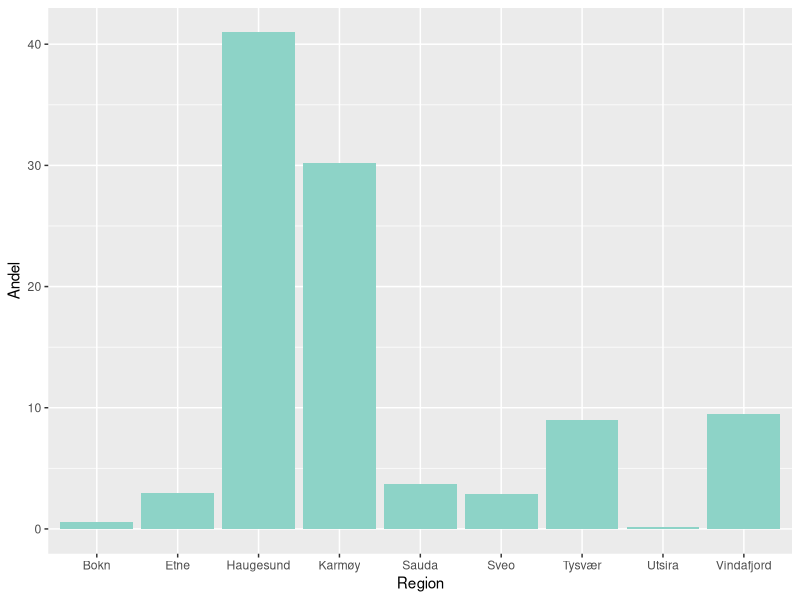
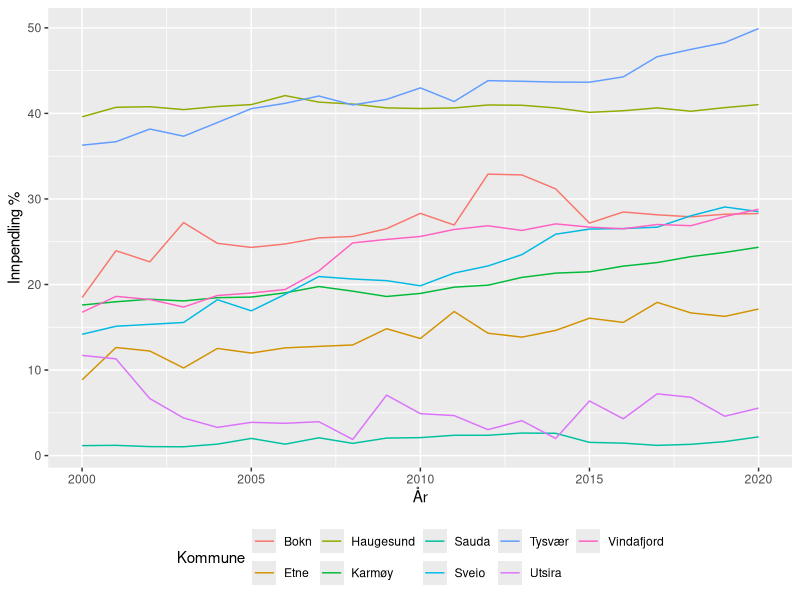
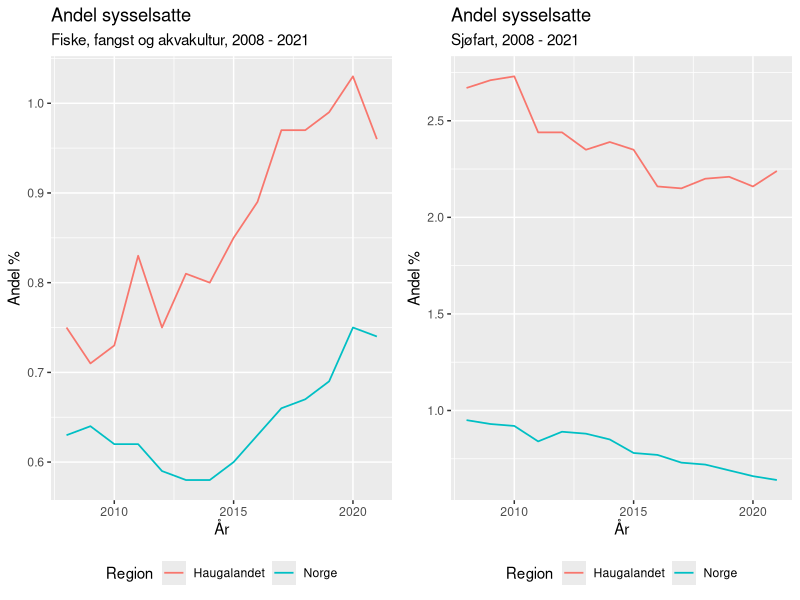
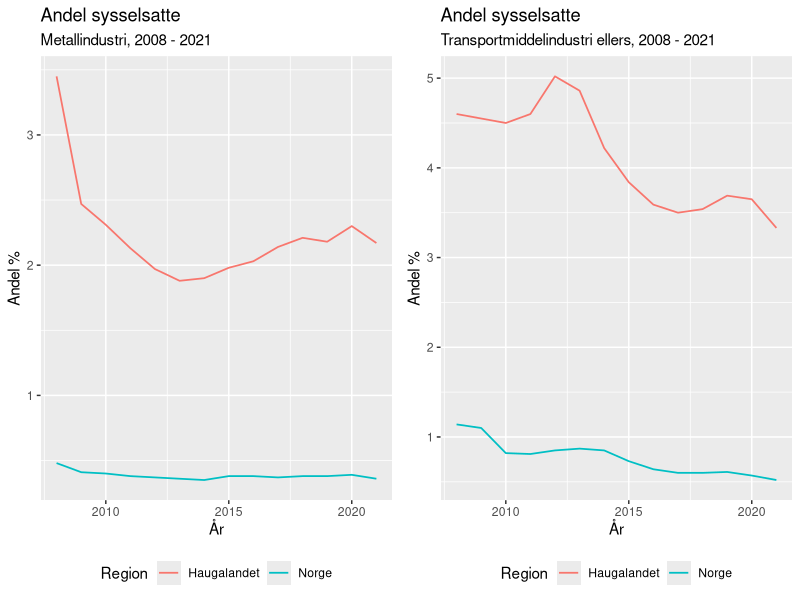
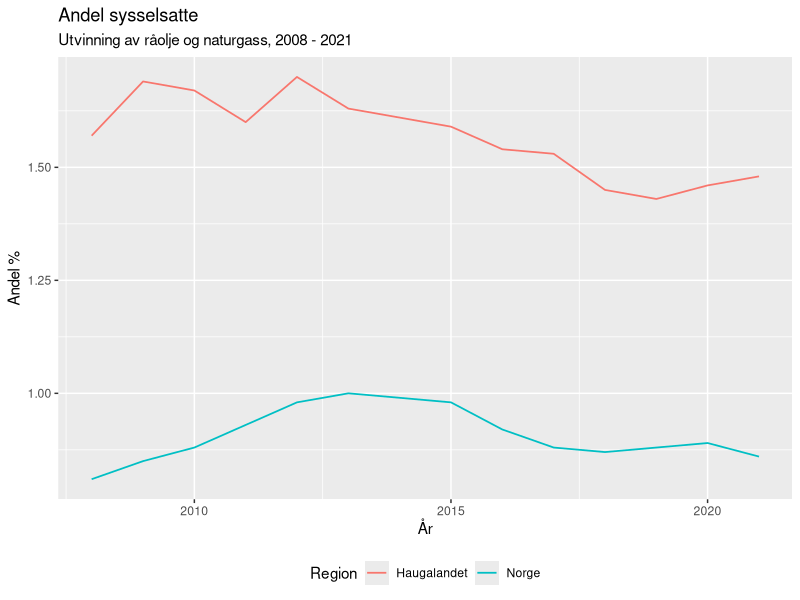
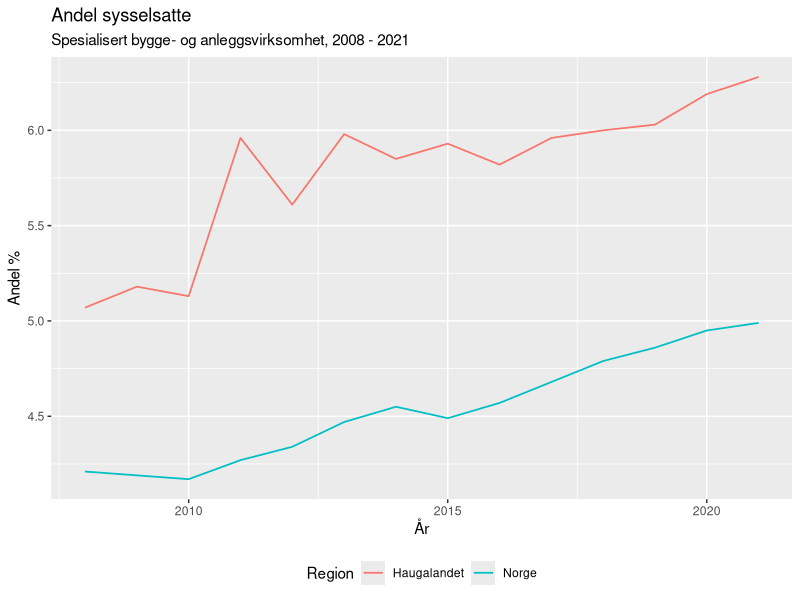
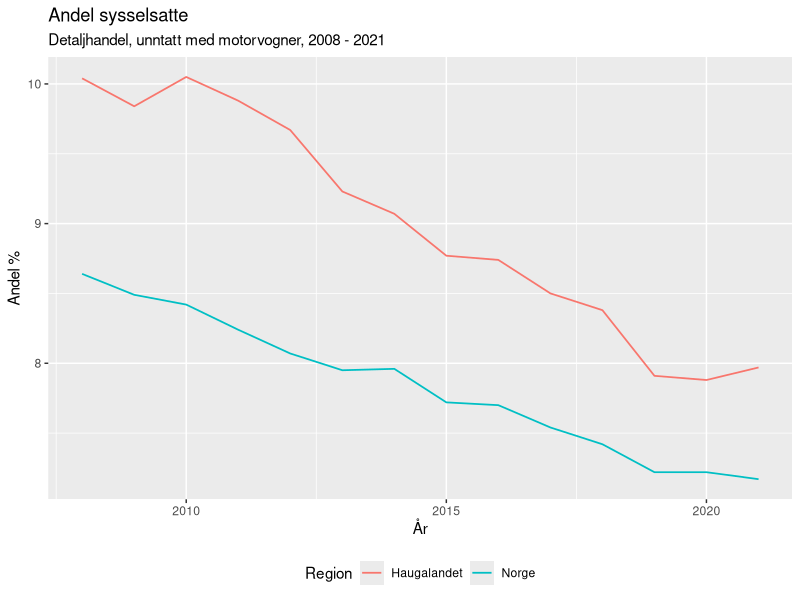
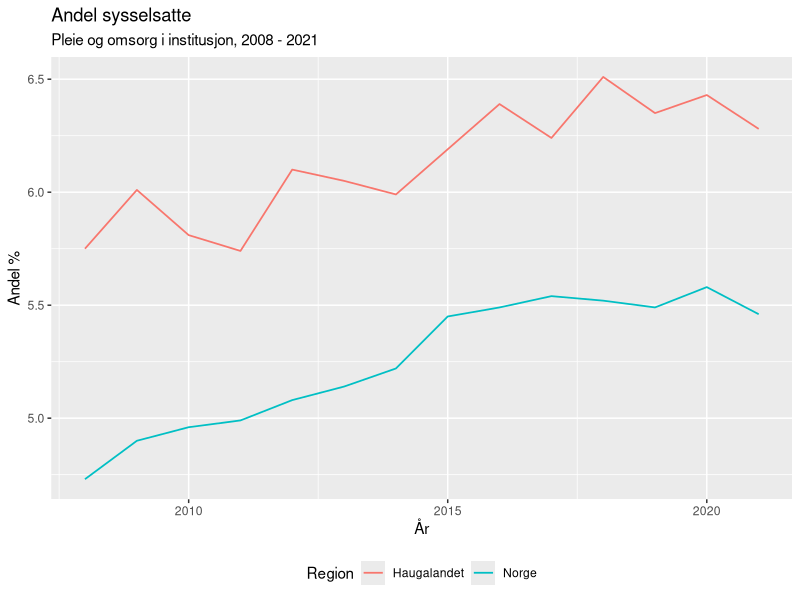

The R source for these figures, in order:
## ---- chunk 1
library(tidyverse)
library(lubridate)
library(readr)
library(ggplot2)
library(ggpubr)
library(dplyr)
library(readxl)
library(data.table)
knitr::opts_chunk$set(echo=FALSE)
## ---- chunk 2
Tab_andel_sysselsatt_fordelt <- read_excel("Data_R_MSB_210/Tab_andel_sysselsatt_fordelt.xlsx")
## ---- chunk 3
Tab_andel_sysselsatt_fordelt %>% 
  select(Region, Andel, Naering) %>% 
    ggplot(Tab_andel_sysselsatt_fordelt, 
           mapping = aes(fill = Naering, 
                         y = Andel, 
                         x = Region)) +
  geom_bar(position = "dodge", stat = "identity") +
  scale_fill_brewer(palette = "Set3") + 
  theme(legend.position="none")
## ---- chunk 4
Tab_03321_andeler <- read_excel("Data_R_MSB_210/Tab_03321_andeler.xlsx") %>% 
  mutate(ar = make_date(aar))

## ---- chunk 5
Tab_03321_andeler%>%
  select(ar, b_knavn_new, Inn_pendlere) %>%
  filter(
    b_knavn_new %in% c("Tysvær", "Karmøy", "Sauda", "Haugesund", "Bokn", "Utsira", "Vindafjord", "Etne", "Sveio")
    ) %>%
  ggplot(mapping = aes(x = ar, y = Inn_pendlere, colour = b_knavn_new)) +
  geom_line(aes(group = b_knavn_new), lwd = 0.5) +
  theme(legend.position = 'bottom') +
  xlab("År") +
  ylab("Innpendling %") +
  labs(colour = "Kommune")
  


## ---- chunk 6
Tab_13470_andeler_naering <- read_excel("Data_R_MSB_210/Tab_13470_andeler_naering.xlsx")
## ---- chunk 7
Tab_13470_andeler_naering <- Tab_13470_andeler_naering %>% 
  mutate(ar = make_date(Aar))
## ---- chunk 8
Tab_13470_andeler_naering$Region <- replace(Tab_13470_andeler_naering$Region,Tab_13470_andeler_naering$Region=="Hele landet","Norge")
## ---- chunk 9
Tabell_Fiske_fangst_og_akvakultur <- Tab_13470_andeler_naering %>%
  select(ar, Region, Andel, Naering) %>%
  filter(Naering %in% c("Fiske, fangst og akvakultur")
    ) %>%
  ggplot(mapping = aes(x = ar, y = Andel, colour = Region)) +
  geom_line(aes(group = Region), lwd = 0.6) +
  theme(legend.position = 'bottom') +
  xlab("År") +
  ylab("Andel %") +
  labs(colour = "Andel sysselsatte") %>% 
  ggtitle("Fiske, fangst og akvakultur, 2008 - 2021") 

Tabell_Sjøfart <- Tab_13470_andeler_naering %>%
  select(ar, Region, Andel, Naering) %>%
  filter(Naering %in% c("Sjøfart")
    ) %>%
  ggplot(mapping = aes(x = ar, y = Andel, colour = Region)) +
  geom_line(aes(group = Region), lwd = 0.6) +
  theme(legend.position = 'bottom')+
  xlab("År") +
  ylab("Andel %") +
  labs(colour = "Andel sysselsatte") %>% 
  ggtitle("Sjøfart, 2008 - 2021")

ggarrange(Tabell_Fiske_fangst_og_akvakultur, Tabell_Sjøfart)
## ---- chunk 10
Tabell_Metallindustri <- Tab_13470_andeler_naering %>%
  select(ar, Region, Andel, Naering) %>%
  filter(Naering %in% c("Metallindustri")
    ) %>%
  ggplot(mapping = aes(x = ar, y = Andel, colour = Region)) +
  geom_line(aes(group = Region), lwd = 0.6) +
  theme(legend.position = 'bottom')+
  xlab("År") +
  ylab("Andel %") +
  labs(colour = "Andel sysselsatte") %>% 
  ggtitle("Metallindustri, 2008 - 2021")

Tabell_Transportmiddelindustri_ellers <- Tab_13470_andeler_naering %>%
 select(ar, Region, Andel, Naering) %>%
  filter(Naering %in% c("Transportmiddelindustri ellers")
    ) %>%
  ggplot(mapping = aes(x = ar, y = Andel, colour = Region)) +
  geom_line(aes(group = Region), lwd = 0.6) +
  theme(legend.position = 'bottom') +
  xlab("År") +
  ylab("Andel %") +
  labs(colour = "Andel sysselsatte") %>% 
  ggtitle("Transportmiddelindustri ellers, 2008 - 2021")

ggarrange(Tabell_Metallindustri, Tabell_Transportmiddelindustri_ellers)
## ---- chunk 11
Tab_13470_andeler_naering %>%
 select(ar, Region, Andel, Naering) %>%
  filter(Naering %in% c("Utvinning av råolje og naturgass")
    ) %>%
  ggplot(mapping = aes(x = ar, y = Andel, colour = Region)) +
  geom_line(aes(group = Region), lwd = 0.6) +
  theme(legend.position = 'bottom') +
  xlab("År") +
  ylab("Andel %") +
  labs(colour = "Andel sysselsatte") %>% 
  ggtitle("Utvinning av råolje og naturgass, 2008 - 2021")
## ---- chunk 12
Tab_13470_andeler_naering %>%
 select(ar, Region, Andel, Naering) %>%
  filter(Naering %in% c("Spesialisert bygge- og anleggsvirksomhet")
    ) %>%
  ggplot(mapping = aes(x = ar, y = Andel, colour = Region)) +
  geom_line(aes(group = Region), lwd = 0.6) +
  theme(legend.position = 'bottom') +
  xlab("År") +
  ylab("Andel %") +
  labs(colour = "Andel sysselsatte") %>% 
  ggtitle("Spesialisert bygge- og anleggsvirksomhet, 2008 - 2021")
## ---- chunk 13
Tab_13470_andeler_naering %>%
 select(ar, Region, Andel, Naering) %>%
  filter(Naering %in% c("Detaljhandel, unntatt med motorvogner")
    ) %>%
  ggplot(mapping = aes(x = ar, y = Andel, colour = Region)) +
  geom_line(aes(group = Region), lwd = 0.6) +
  theme(legend.position = 'bottom') +
  xlab("År") +
  ylab("Andel %") +
  labs(colour = "Andel sysselsatte") %>% 
  ggtitle("Detaljhandel, unntatt med motorvogner, 2008 - 2021")
## ---- chunk 14
Tab_13470_andeler_naering %>%
 select(ar, Region, Andel, Naering) %>%
  filter(Naering %in% c("Pleie og omsorg i institusjon")
    ) %>%
  ggplot(mapping = aes(x = ar, y = Andel, colour = Region)) +
  geom_line(aes(group = Region), lwd = 0.6) +
  theme(legend.position = 'bottom') +
  xlab("År") +
  ylab("Andel %") +
  labs(colour = "Andel sysselsatte") %>% 
  ggtitle("Pleie og omsorg i institusjon, 2008 - 2021")
## ---- chunk 15
Tab_10539_13470_Nov <- read_excel("Data_R_MSB_210/Tab_10539_13470_Nov.xlsx")
## ---- chunk 16
Tab_10539_13470_Nov <- Tab_10539_13470_Nov %>% 
  mutate(ar = make_date(Aar))
## ---- chunk 17
Tab_10539_13470_Nov %>%
  select(ar, Region, Andel) %>%
  filter(Region %in% c("Haugalandet", "Hele landet")
    ) %>%
  ggplot(mapping = aes(x = ar, y = Andel, colour = Region)) +
  geom_line(aes(group = Region), lwd = 0.6) +
  theme(legend.position = 'bottom')+
  xlab("År") +
  ylab("Andel %") +
  labs(colour = "Arbeidsledighet") %>% 
  ggtitle("For november måned, 2008-2020")
## ---- chunk 18
Tab_11615_fagfelt_sysselsatte <- read_excel("Data_R_MSB_210/11615_fagfelt_sysselsatte.xlsx")
## ---- chunk 19
Tab_11615_fagfelt_sysselsatte <- Tab_11615_fagfelt_sysselsatte %>% 
mutate(ar = make_date(aar))
## ---- chunk 20
Tab_11615_fagfelt_sysselsatte$Region <- replace(Tab_11615_fagfelt_sysselsatte$Region, Tab_11615_fagfelt_sysselsatte$Region=="Hele landet","Norge")
## ---- chunk 21
Tab_11615_fagfelt_sysselsatte %>%
  filter(Region %in% c("Haugalandet", "Norge")) %>%
  filter(ar == "2021-01-01") %>% 
    ggplot(Tab_11615_fagfelt_sysselsatte, mapping = aes(fill = fagfelt, y = Andel, x = Region)) +
  geom_bar(position = "dodge", stat = "identity")
## ---- chunk 22
Tab_11615_utdanningsnivaa_sysselsatte_andel <- read_excel("Data_R_MSB_210/11615_utdanningsnivaa_sysselsatte_andel.xlsx") %>% 
  mutate(ar = make_date(Aar))
## ---- chunk 23
Tab_11615_utdanningsnivaa_sysselsatte_andel$Region <- replace(Tab_11615_utdanningsnivaa_sysselsatte_andel$Region,                                                      Tab_11615_utdanningsnivaa_sysselsatte_andel$Region=="Hele landet","Norge")
## ---- chunk 24
Tab_11615_utdanningsnivaa_sysselsatte_andel$Utdanningnivaa <- 
  replace(Tab_11615_utdanningsnivaa_sysselsatte_andel$Utdanningnivaa, 
          Tab_11615_utdanningsnivaa_sysselsatte_andel$Utdanningnivaa == 
            "Universitets- og høgskoleutdanning, 1-4 år (nivå 6)", "Universitet - kort")
## ---- chunk 25
Tab_11615_utdanningsnivaa_sysselsatte_andel$Utdanningnivaa <- 
  replace(Tab_11615_utdanningsnivaa_sysselsatte_andel$Utdanningnivaa, 
          Tab_11615_utdanningsnivaa_sysselsatte_andel$Utdanningnivaa == 
            "Universitets- og høgskoleutdanning, over 4 år (nivå 7-8)", 
          "Universitet - lang")
## ---- chunk 26
Tab_11615_utdanningsnivaa_sysselsatte_andel %>%
  filter(Region %in% c("Haugalandet", "Norge")) %>%
  filter(ar == "2021-01-01") %>% 
    ggplot(Tab_11615_utdanningsnivaa_sysselsatte_andel, 
           mapping = aes(fill = Utdanningnivaa, 
                         y = Andel, 
                         x = Region)) +
  geom_bar(position = "dodge", stat = "identity")
